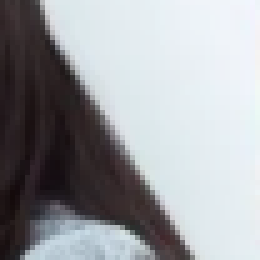
#> input picture Python骚操作/16. 裁剪图片/6.png, 52 x 52 px, found by its file name (shown 5 times larger)
$ python 04_dilate.py
#> lines starting #> are read from the running program, lines starting #| are printed output that depends on the picture
import cv2
import numpy as np

im = cv2.imread('../data/6.png')
#> im is the input picture: shape (52, 52, 3); mean B, G, R 163.2, 159.6, 157.5
cv2.imshow('im', im)

kernel = np.ones((3, 3), dtype=np.uint8)
dilation = cv2.dilate(im, kernel, iterations=5)
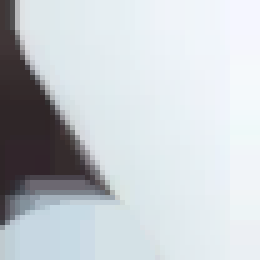
#> dilation: shape (52, 52, 3) (shown 5 times larger); mean B, G, R 209.3, 204.7, 199

cv2.imshow('dilate', dilation)

cv2.waitKey()
cv2.destroyAllWindows()

$ run again, with Python骚操作/16. 裁剪图片/2.png copied over Python骚操作/16. 裁剪图片/6.png
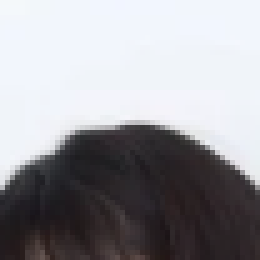
#> input picture Python骚操作/16. 裁剪图片/2.png, 52 x 52 px, found by its file name (shown 5 times larger)
#> im is the input picture: shape (52, 52, 3); mean B, G, R 158.3, 154.1, 154.8
#> `dilation = cv2.dilate(im, kernel, iterations=5)`:
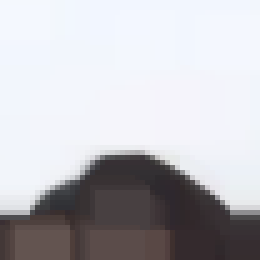
#> dilation: shape (52, 52, 3) (shown 5 times larger); mean B, G, R 194.1, 189.5, 190.4

$ run again, with Python骚操作/16. 裁剪图片/5.png copied over Python骚操作/16. 裁剪图片/6.png
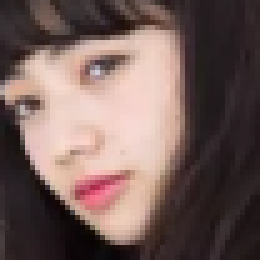
#> input picture Python骚操作/16. 裁剪图片/5.png, 52 x 52 px, found by its file name (shown 5 times larger)
#> im is the input picture: shape (52, 52, 3); mean B, G, R 90.5, 94.6, 116
#> `dilation = cv2.dilate(im, kernel, iterations=5)`:
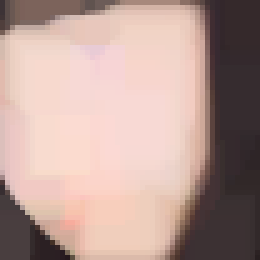
#> dilation: shape (52, 52, 3) (shown 5 times larger); mean B, G, R 150, 157.3, 184.3

$ run again, with Python骚操作/16. 裁剪图片/8.png copied over Python骚操作/16. 裁剪图片/6.png
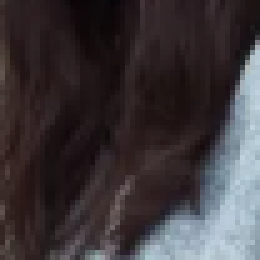
#> input picture Python骚操作/16. 裁剪图片/8.png, 52 x 52 px, found by its file name (shown 5 times larger)
#> im is the input picture: shape (52, 52, 3); mean B, G, R 58.2, 55, 61
#> `dilation = cv2.dilate(im, kernel, iterations=5)`:
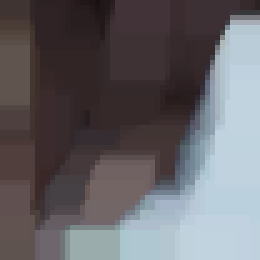
#> dilation: shape (52, 52, 3) (shown 5 times larger); mean B, G, R 103.5, 99.5, 101.8
